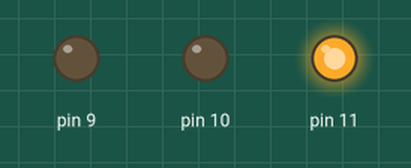
The sketch below on a simulated Arduino Uno, built with avr-gcc and run on an emulated ATmega328P. On the bench: output pins drawn as LEDs (lit = HIGH).

Above: at 0.05 s.
At 2.0 s:
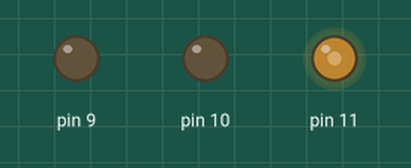
At 3.25 s:
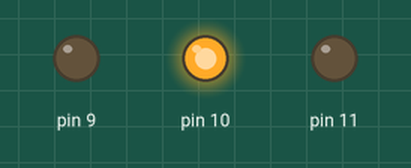
At 4.5 s:
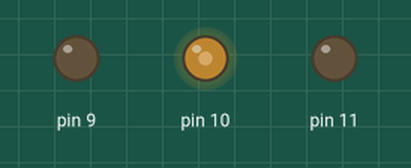
At 6.75 s:
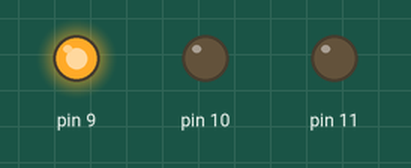
At 9.0 s:
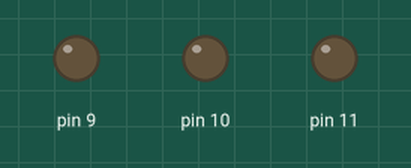
Timing chart, 0 to 11.7 s (numbered marks = the images above):
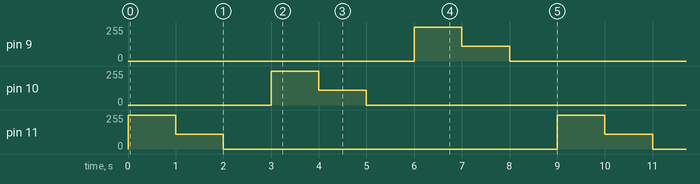

The sketch:

my_code.ino
```cpp
/*

*/

void setup() {
    pinMode(9, OUTPUT);
    pinMode(10, OUTPUT);
    pinMode(11, OUTPUT);

}

void loop() {
    analogWrite(11, 255);
    delay(1000);
    analogWrite(11, 110);
    delay(1000);
    analogWrite(11, 0);
    delay(1000);
    analogWrite(10, 255);
    delay(1000);
    analogWrite(10, 110);
    delay(1000);
    analogWrite(10, 0);
    delay(1000);
    analogWrite(9, 255);
    delay(1000);
    analogWrite(9, 110);
    delay(1000);
    analogWrite(9, 0);
    delay(1000);
}
```

Measured:
- by itself, pin 9–11: repeats every 9.0 s: 110/255 1.0 s, 0/255 7.0 s, 255/255 1.0 s
